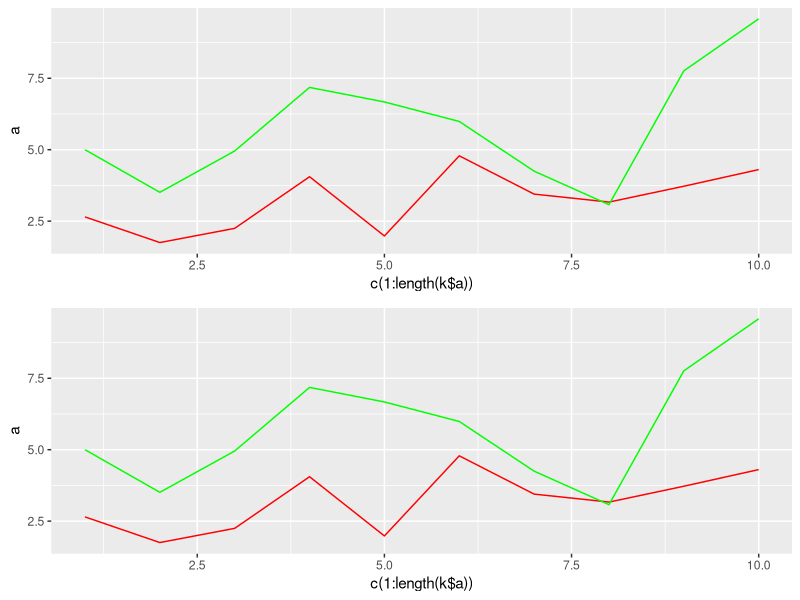

Write R code to recreate this figure.
library(ggplot2)
library(gridExtra)

png(filename="your/file/location/name.png")
# jpeg('rplot.jpg')

a = runif(10,1,5)
b = runif(10,3,10)
k = as.data.frame(cbind(a,b))

train_fit <- ggplot(k, aes(c(1:length(k$a)),a)) +
  geom_line(color='red') +
  geom_line(aes(c(1:length(k$b)),b), color="green")

test_fit <- ggplot(k, aes(c(1:length(k$a)),a)) +
  geom_line(color='red') +
  geom_line(aes(c(1:length(k$b)),b), color="green")

grid.arrange(train_fit,test_fit ,ncol=1, nrow =2)

dev.off()

# check
# http://www.sthda.com/english/wiki/ggplot2-easy-way-to-mix-multiple-graphs-on-the-same-page-r-software-and-data-visualization
# http://www.r-bloggers.com/high-resolution-figures-in-r/
